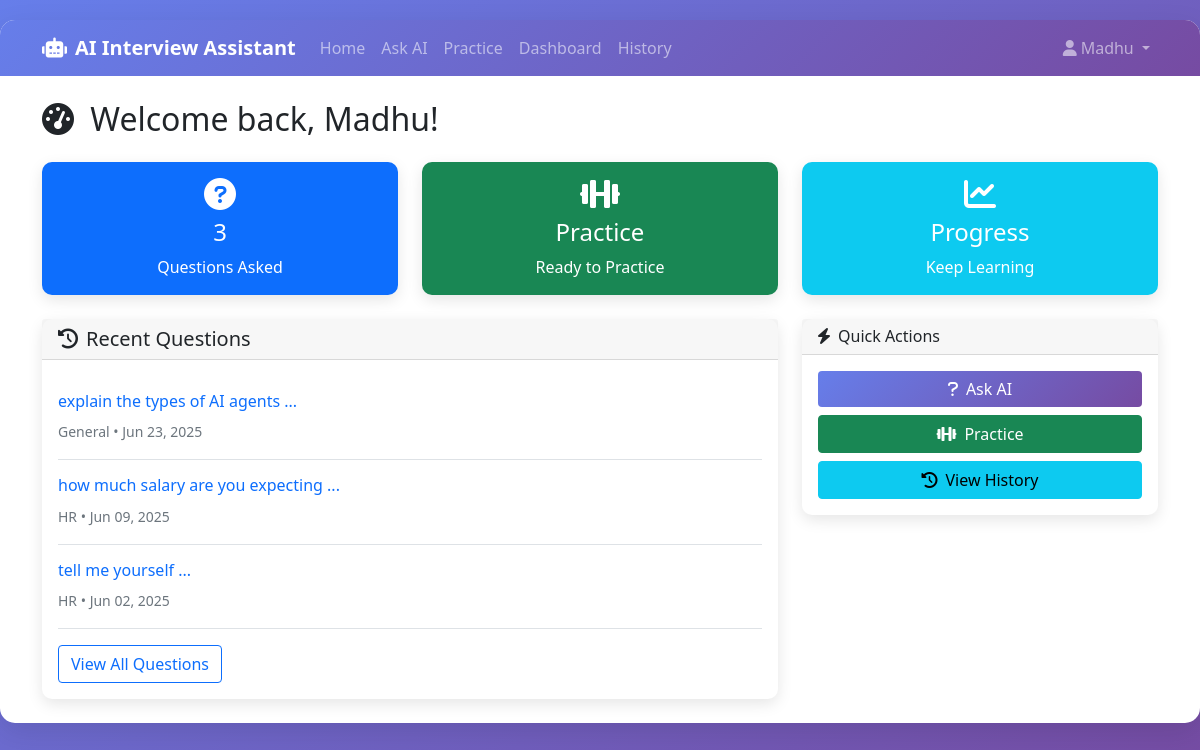
Page /dashboard (signed in) on the committed database.
### app.py (models this page shows)
class Question(db.Model):
    id = db.Column(db.Integer, primary_key=True)
    user_id = db.Column(db.Integer, db.ForeignKey('user.id'), nullable=True)
    question_text = db.Column(db.Text, nullable=False)
    ai_response = db.Column(db.Text, nullable=False)
    category = db.Column(db.String(50), nullable=False)
    created_at = db.Column(db.DateTime, default=datetime.utcnow)

### app.py (the view)
@app.route('/dashboard')
def dashboard():
        if 'user_id' not in session:
            return redirect(url_for('login'))
        user_questions = Question.query.filter_by(user_id=session['user_id']).order_by(Question.created_at.desc()).limit(5).all()
        return render_template('dashboard.html', questions=user_questions)

### templates/dashboard.html (shortened to what this page needs)
{% extends "base.html" %}
{% block content %}
<div class="row">
    <div class="col-12">
        <h2 class="mb-4">
            <i class="fas fa-tachometer-alt me-2"></i>
            Welcome back, {{ session.user_name }}!
        </h2>
    </div>
</div>
<div class="row g-4 mb-4">
    <div class="col-md-4">
        <div class="card bg-primary text-white">
            <div class="card-body text-center">
                <i class="fas fa-question-circle fa-2x mb-2"></i>
                <h4>{{ questions|length }}</h4>
                <p class="mb-0">Questions Asked</p>
            </div>
        </div>
    </div>
    <div class="col-md-4">
        <div class="card bg-success text-white">
            <div class="card-body text-center">
                <i class="fas fa-dumbbell fa-2x mb-2"></i>
                <h4>Practice</h4>
                <p class="mb-0">Ready to Practice</p>
            </div>
        </div>
    </div>
    <div class="col-md-4">
        <div class="card bg-info text-white">
            <div class="card-body text-center">
                <i class="fas fa-chart-line fa-2x mb-2"></i>
                <h4>Progress</h4>
                <p class="mb-0">Keep Learning</p>
            </div>
        </div>
    </div>
</div>
<div class="row">
    <div class="col-lg-8">
        <div class="card">
            <div class="card-header">
                <h5 class="mb-0">
                    <i class="fas fa-history me-2"></i>Recent Questions
                </h5>
            </div>
            <div class="card-body">
                {% if questions %}
                    {% for question in questions %}
                    <div class="border-bottom py-3">
                        <h6 class="text-primary">{{ question.question_text[:100] }}...</h6>
                        <small class="text-muted">
                            {{ question.category }} • {{ question.created_at.strftime('%b %d, %Y') }}
                        </small>
                    </div>
                    {% endfor %}
                    <div class="mt-3">
                        <a href="{{ url_for('history') }}" class="btn btn-outline-primary">
                            View All Questions
                        </a>
                    </div>
                {% endif %}
            </div>
        </div>
    </div>
    <div class="col-lg-4">
        <div class="card">
            <div class="card-header">
                <h6 class="mb-0">
                    <i class="fas fa-bolt me-2"></i>Quick Actions
                </h6>
            </div>
            <div class="card-body">
                <div class="d-grid gap-2">
                    <a href="{{ url_for('ask_question') }}" class="btn btn-primary">
                        <i class="fas fa-question me-2"></i>Ask AI
                    </a>
                    <a href="{{ url_for('practice') }}" class="btn btn-success">
                        <i class="fas fa-dumbbell me-2"></i>Practice
                    </a>
                    <a href="{{ url_for('history') }}" class="btn btn-info">
                        <i class="fas fa-history me-2"></i>View History
                    </a>
                </div>
            </div>
        </div>
    </div>
</div>
{% endblock %}

### templates/base.html (style rules this page uses)
body { background: linear-gradient(135deg, #667eea 0%, #764ba2 100%); min-height: 100vh; font-family: 'Segoe UI', Tahoma, Geneva, Verdana, sans-serif; }
.btn-primary { background: linear-gradient(135deg, #667eea 0%, #764ba2 100%); border: none; }
.card { border: none; box-shadow: 0 5px 15px rgba(0,0,0,0.1); border-radius: 10px; }

### rows in the picture
Question: question_text "explain the types of AI agents", category "General", created_at "Jun 23, 2025"
Question: question_text "how much salary are you expecting", category "HR", created_at "Jun 09, 2025"
Question: question_text "tell me yourself", category "HR", created_at "Jun 02, 2025"

### other values in the picture
{{ session.user_name }} "Madhu"
{{ questions|length }} "3"
